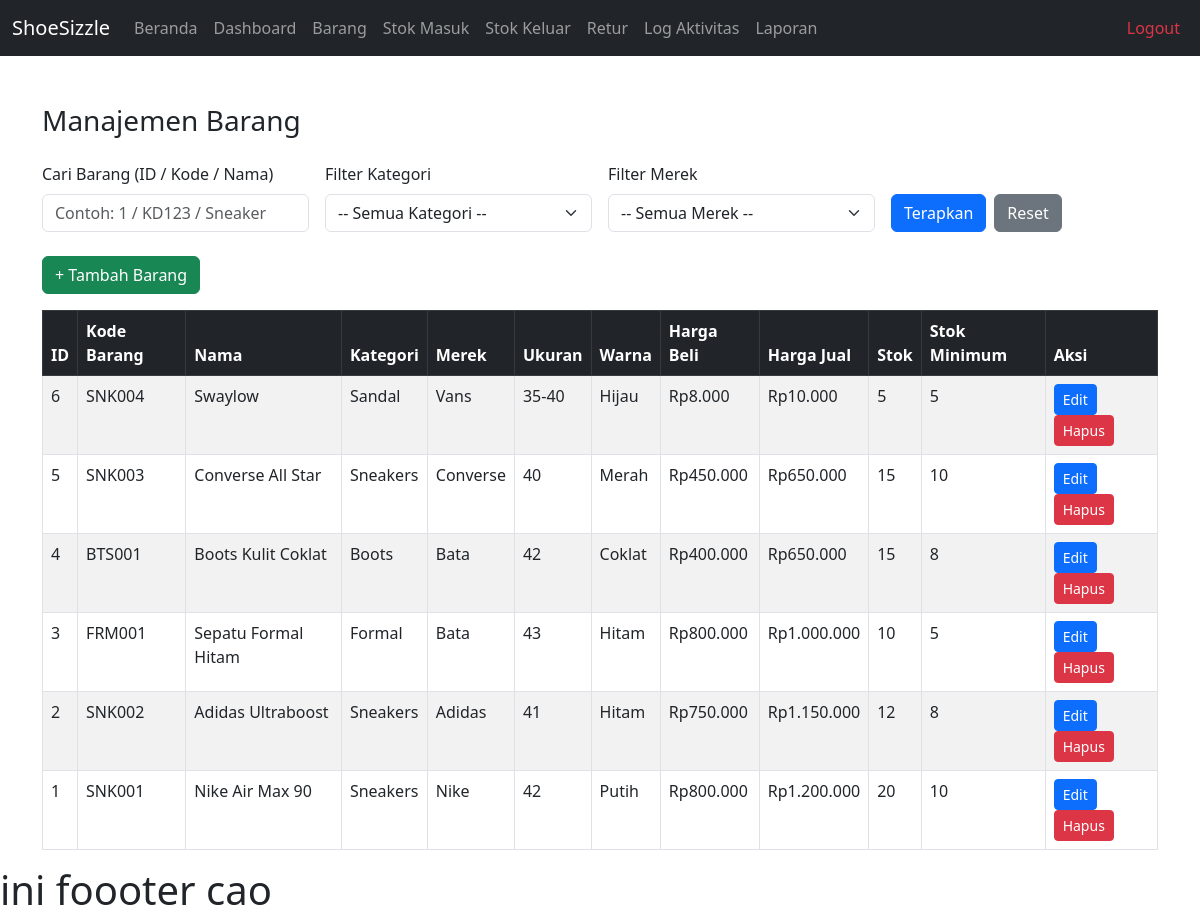
The page /pages/barang/index.php (signed in) on the database its author committed.
### tables this page shows
CREATE TABLE `barang` (
  `barang_id` int(11) NOT NULL,
  `kode_barang` varchar(20) NOT NULL,
  `nama_barang` varchar(100) NOT NULL,
  `kategori_id` int(11) DEFAULT NULL,
  `merek_id` int(11) DEFAULT NULL,
  `ukuran` varchar(10) DEFAULT NULL,
  `warna` varchar(30) DEFAULT NULL,
  `harga_beli` decimal(12,2) NOT NULL,
  `harga_jual` decimal(12,2) NOT NULL,
  `stok_minimum` int(11) DEFAULT 5,
  `stok_aktual` int(11) DEFAULT 0,
  `gambar` varchar(255) DEFAULT NULL,
  `deskripsi` text DEFAULT NULL,
  `created_at` timestamp NOT NULL DEFAULT current_timestamp(),
  `updated_at` timestamp NOT NULL DEFAULT current_timestamp() ON UPDATE current_timestamp(),
  `is_active` tinyint(1) DEFAULT 1
);

CREATE TABLE `kategori` (
  `kategori_id` int(11) NOT NULL,
  `nama_kategori` varchar(50) NOT NULL,
  `deskripsi` text DEFAULT NULL,
  `created_at` timestamp NOT NULL DEFAULT current_timestamp()
);

CREATE TABLE `merek` (
  `merek_id` int(11) NOT NULL,
  `nama_merek` varchar(50) NOT NULL,
  `deskripsi` text DEFAULT NULL,
  `created_at` timestamp NOT NULL DEFAULT current_timestamp()
);

### pages/barang/index.php (the view, shortened to what this page needs)
<?php
require_once '../../config/database.php';
$keyword = $_GET['keyword'] ?? '';
$query = "SELECT b.*, k.nama_kategori, m.nama_merek FROM barang b
          LEFT JOIN kategori k ON b.kategori_id = k.kategori_id
          LEFT JOIN merek m ON b.merek_id = m.merek_id
          WHERE b.is_active = 1";
$params = [];
$query .= " ORDER BY b.barang_id DESC";
$stmt = $pdo->prepare($query);
$stmt->execute($params);
$barang = $stmt->fetchAll();
?>
<!DOCTYPE html>
<html lang="id">
<head>
  <link href="https://cdn.jsdelivr.net/npm/bootstrap@5.3.0/dist/css/bootstrap.min.css" rel="stylesheet">
</head>
<body>
<?php include '../../includes/navbar.php'; ?>
<div class="container mt-5">
  <h3 class="mb-4">Manajemen Barang</h3>
  <form method="GET" class="row g-3 mb-4">
    <div class="col-md-3">
      <label for="keyword" class="form-label">Cari Barang (ID / Kode / Nama)</label>
      <input type="text" name="keyword" id="keyword" class="form-control" placeholder="Contoh: 1 / KD123 / Sneaker" value="<?= htmlspecialchars($keyword) ?>">
    </div>
    <div class="col-md-3">
      <label for="kategori_id" class="form-label">Filter Kategori</label>
      <select name="kategori_id" id="kategori_id" class="form-select">
        <option value="">-- Semua Kategori --</option>
      </select>
    </div>
    <div class="col-md-3">
      <label for="merek_id" class="form-label">Filter Merek</label>
      <select name="merek_id" id="merek_id" class="form-select">
        <option value="">-- Semua Merek --</option>
      </select>
    </div>
    <div class="col-md-3 d-flex align-items-end">
      <button type="submit" class="btn btn-primary me-2">Terapkan</button>
      <a href="index.php" class="btn btn-secondary">Reset</a>
    </div>
  </form>
  <a href="tambah.php" class="btn btn-success mb-3">+ Tambah Barang</a>
  <table class="table table-bordered table-striped">
    <thead class="table-dark">
      <tr>
        <th>ID</th>
        <th>Kode Barang</th>
        <th>Nama</th>
        <th>Kategori</th>
        <th>Merek</th>
        <th>Ukuran</th>
        <th>Warna</th>
        <th>Harga Beli</th>
        <th>Harga Jual</th>
        <th>Stok</th>
        <th>Stok Minimum</th>
        <th>Aksi</th>
      </tr>
    </thead>
    <tbody>
      <?php foreach ($barang as $row): ?>
        <tr>
          <td><?= $row['barang_id'] ?></td>
          <td><?= $row['kode_barang'] ?></td>
          <td><?= htmlspecialchars($row['nama_barang']) ?></td>
          <td><?= htmlspecialchars($row['nama_kategori']) ?></td>
          <td><?= htmlspecialchars($row['nama_merek']) ?></td>
          <td><?= htmlspecialchars($row['ukuran']) ?></td>
          <td><?= htmlspecialchars($row['warna']) ?></td>
          <td>Rp<?= number_format($row['harga_beli'], 0, ',', '.') ?></td>
          <td>Rp<?= number_format($row['harga_jual'], 0, ',', '.') ?></td>
          <td><?= $row['stok_aktual'] ?></td>
          <td><?= $row['stok_minimum'] ?></td>
          <td>
            <a href="edit.php?id=<?= $row['barang_id'] ?>" class="btn btn-sm btn-primary">Edit</a>
            <a href="hapus.php?id=<?= $row['barang_id'] ?>" class="btn btn-sm btn-danger" onclick="return confirm('Yakin ingin hapus?')">Hapus</a>
          </td>
        </tr>
      <?php endforeach; ?>
    </tbody>
  </table>
</div>
<?php include '../../includes/footer.php'; ?>

### rows shown on the page
barang: barang_id "6", kode_barang "SNK004", nama_barang "Swaylow", kategori.nama_kategori "Sandal", merek.nama_merek "Vans", ukuran "35-40", warna "Hijau", harga_beli "8.000", harga_jual "10.000", stok_aktual "5", stok_minimum "5"
barang: barang_id "5", kode_barang "SNK003", nama_barang "Converse All Star", kategori.nama_kategori "Sneakers", merek.nama_merek "Converse", ukuran "40", warna "Merah", harga_beli "450.000", harga_jual "650.000", stok_aktual "15", stok_minimum "10"
barang: barang_id "4", kode_barang "BTS001", nama_barang "Boots Kulit Coklat", kategori.nama_kategori "Boots", merek.nama_merek "Bata", ukuran "42", warna "Coklat", harga_beli "400.000", harga_jual "650.000", stok_aktual "15", stok_minimum "8"
barang: barang_id "3", kode_barang "FRM001", nama_barang "Sepatu Formal Hitam", kategori.nama_kategori "Formal", merek.nama_merek "Bata", ukuran "43", warna "Hitam", harga_beli "800.000", harga_jual "1.000.000", stok_aktual "10", stok_minimum "5"
barang: barang_id "2", kode_barang "SNK002", nama_barang "Adidas Ultraboost", kategori.nama_kategori "Sneakers", merek.nama_merek "Adidas", ukuran "41", warna "Hitam", harga_beli "750.000", harga_jual "1.150.000", stok_aktual "12", stok_minimum "8"
barang: barang_id "1", kode_barang "SNK001", nama_barang "Nike Air Max 90", kategori.nama_kategori "Sneakers", merek.nama_merek "Nike", ukuran "42", warna "Putih", harga_beli "800.000", harga_jual "1.200.000", stok_aktual "20", stok_minimum "10"
